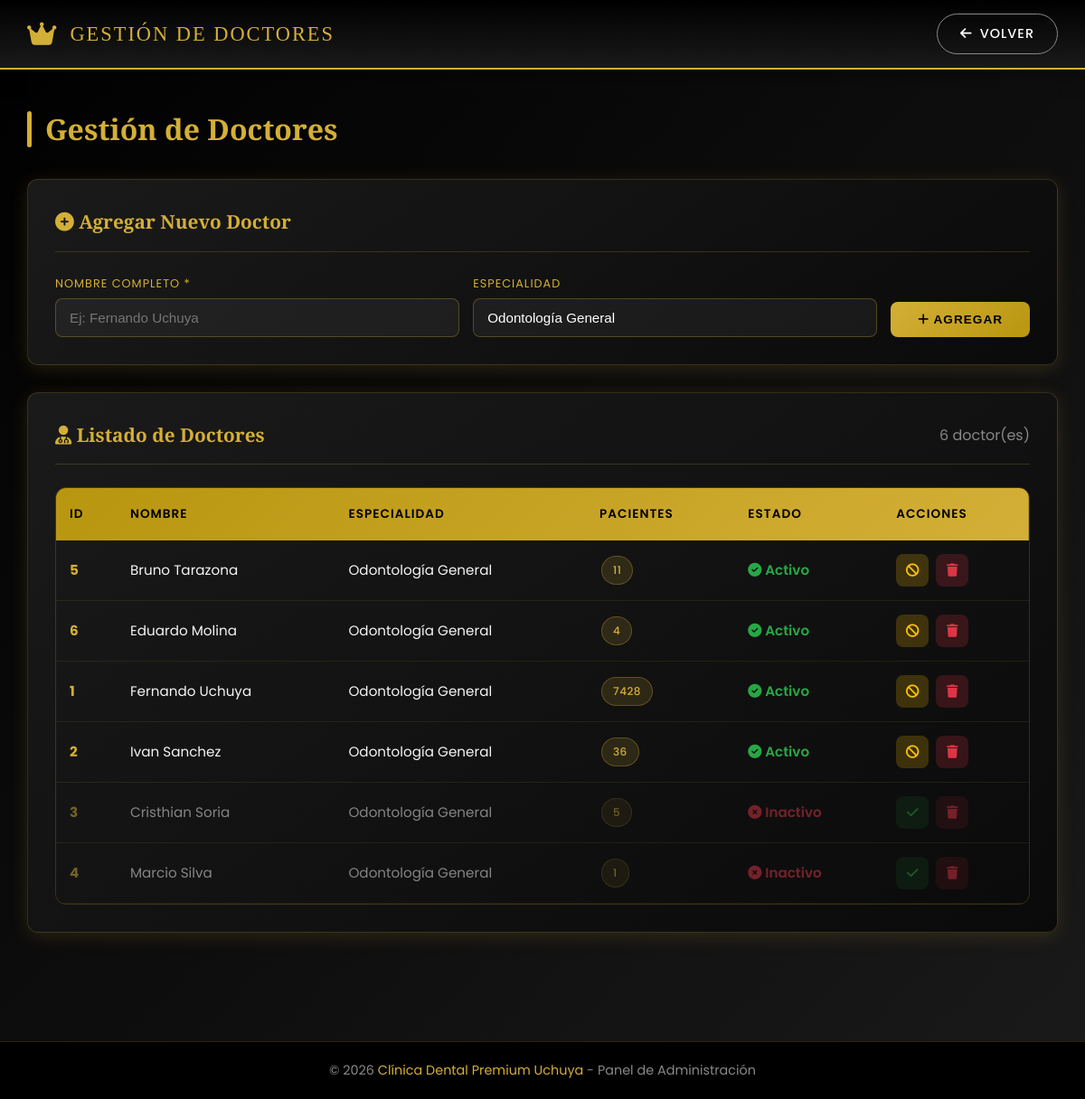
/admin/doctores.php (signed in), run on the app's committed database.
### tables this page shows
CREATE TABLE `doctores` (
  `id` int(11) NOT NULL,
  `nombre` varchar(100) NOT NULL,
  `especialidad` varchar(100) DEFAULT 'Odontología General',
  `estado` tinyint(1) DEFAULT 1,
  `created_at` timestamp NOT NULL DEFAULT current_timestamp()
);

### admin/doctores.php (the view, shortened to what this page needs)
<?php
require_once '../includes/config.php';
$doctores = $pdo->query("SELECT d.*,
    (SELECT COUNT(*) FROM pacientes WHERE doctor_id = d.id AND estado = 1) as total_pacientes
    FROM doctores d ORDER BY d.estado DESC, d.nombre ASC")->fetchAll();
?>
<!DOCTYPE html>
<html lang="es">
<head>
    <link rel="stylesheet" href="../css/styles.css">
    <link rel="stylesheet" href="https://cdnjs.cloudflare.com/ajax/libs/font-awesome/6.5.1/css/all.min.css">
</head>
<body>
    <header class="header">
        <div class="header-container">
            <a href="index.php" class="header-logo">
                <i class="fas fa-crown" style="color: var(--color-dorado); font-size: 1.8rem;"></i>
                <span class="header-logo-text">Gestión de Doctores</span>
            </a>
            <nav class="header-nav">
                <a href="index.php" class="btn-nav btn-nav-secondary">
                    <i class="fas fa-arrow-left"></i> Volver
                </a>
            </nav>
        </div>
    </header>
    <main class="main-container">
        <h1 class="page-title">Gestión de Doctores</h1>
        <div class="card" style="margin-bottom: 30px;">
            <div class="card-header">
                <h2 class="card-title"><i class="fas fa-plus-circle"></i> Agregar Nuevo Doctor</h2>
            </div>
            <form method="POST" style="display: flex; gap: 15px; flex-wrap: wrap; align-items: flex-end;">
                <div style="flex: 1; min-width: 250px;">
                    <label style="display: block; color: var(--color-dorado); font-size: 0.8rem; text-transform: uppercase; letter-spacing: 1px; margin-bottom: 6px;">Nombre completo *</label>
                    <input type="text" name="nombre" placeholder="Ej: Fernando Uchuya" required
                           style="width: 100%; padding: 12px 15px; background: rgba(255,255,255,0.05); border: 1px solid rgba(212,175,55,0.3); border-radius: 8px; color: #fff; font-size: 0.95rem; box-sizing: border-box;">
                </div>
                <div style="flex: 1; min-width: 250px;">
                    <label style="display: block; color: var(--color-dorado); font-size: 0.8rem; text-transform: uppercase; letter-spacing: 1px; margin-bottom: 6px;">Especialidad</label>
                    <input type="text" name="especialidad" placeholder="Odontología General" value="Odontología General"
                           style="width: 100%; padding: 12px 15px; background: rgba(255,255,255,0.05); border: 1px solid rgba(212,175,55,0.3); border-radius: 8px; color: #fff; font-size: 0.95rem; box-sizing: border-box;">
                </div>
                <button type="submit" style="padding: 12px 30px; background: linear-gradient(135deg, var(--color-dorado), var(--color-dorado-oscuro)); color: #000; border: none; border-radius: 8px; font-weight: 700; cursor: pointer; text-transform: uppercase; letter-spacing: 1px; font-size: 0.85rem;">
                    <i class="fas fa-plus"></i> Agregar
                </button>
            </form>
        </div>
        <div class="card">
            <div class="card-header">
                <h2 class="card-title"><i class="fas fa-user-md"></i> Listado de Doctores</h2>
                <span class="text-gray"><?php echo count($doctores); ?> doctor(es)</span>
            </div>
            <div class="table-container">
                <table class="table" style="min-width: 600px;">
                    <thead>
                        <tr><th>ID</th><th>Nombre</th><th>Especialidad</th><th>Pacientes</th><th>Estado</th><th>Acciones</th></tr>
                    </thead>
                    <tbody>
                        <?php if (empty($doctores)): ?>
                            <tr><td colspan="6" class="table-empty">No hay doctores registrados</td></tr>
                        <?php else: ?>
                            <?php foreach ($doctores as $doc): ?>
                                <tr style="<?php echo $doc['estado'] == 0 ? 'opacity: 0.5;' : ''; ?>">
                                    <td><strong class="text-gold"><?php echo $doc['id']; ?></strong></td>
                                    <td><?php echo htmlspecialchars($doc['nombre']); ?></td>
                                    <td><?php echo htmlspecialchars($doc['especialidad']); ?></td>
                                    <td><span class="badge badge-tratamiento"><?php echo $doc['total_pacientes']; ?></span></td>
                                    <td>
                                        <?php if ($doc['estado'] == 1): ?>
                                            <span style="color: #28a745; font-weight: 600;"><i class="fas fa-check-circle"></i> Activo</span>
                                        <?php else: ?>
                                            <span style="color: #dc3545; font-weight: 600;"><i class="fas fa-times-circle"></i> Inactivo</span>
                                        <?php endif; ?>
                                    </td>
                                    <td>
                                        <div class="acciones">
                                            <?php if ($doc['estado'] == 1): ?>
                                                <form method="POST" style="display:inline;" onsubmit="return confirm('¿Desactivar a Dr. <?php echo htmlspecialchars($doc['nombre']); ?>?');">
                                                    <button type="submit" class="btn-accion" style="background: rgba(255,193,7,0.2); color: #ffc107;" title="Desactivar"><i class="fas fa-ban"></i></button>
                                                </form>
                                            <?php else: ?>
                                                <form method="POST" style="display:inline;">
                                                    <button type="submit" class="btn-accion" style="background: rgba(40,167,69,0.2); color: #28a745;" title="Activar"><i class="fas fa-check"></i></button>
                                                </form>
                                            <?php endif; ?>
                                            <form method="POST" style="display:inline;" onsubmit="return confirm('¿ELIMINAR permanentemente a Dr. <?php echo htmlspecialchars($doc['nombre']); ?>? Esta acción no se puede deshacer.');">
                                                <button type="submit" class="btn-accion btn-eliminar" title="Eliminar"><i class="fas fa-trash"></i></button>
                                            </form>
                                        </div>
                                    </td>
                                </tr>
                            <?php endforeach; ?>
                        <?php endif; ?>
                    </tbody>
                </table>
            </div>
        </div>
    </main>
    <footer class="footer">
        <p class="footer-text">© <?php echo date('Y'); ?> <span>Clínica Dental Premium Uchuya</span> - Panel de Administración</p>
    </footer>
</body>
</html>

### css/styles.css (style rules this page uses)
:root { --color-negro: #000000; --color-negro-suave: #0a0a0a; --color-negro-claro: #1a1a1a; --color-dorado: #d4af37; --color-dorado-claro: #e8c547; --color-dorado-oscuro: #b8960f; --color-blanco: #ffffff; --color-blanco-suave: #f5f5f5; --color-gris: #888888; --color-gris-oscuro: #333333; --color-exito: #28a745; --color-error: #dc3545; --color-alerta: #ffc107; --font-titulo: "Playfair Display", serif; --font-texto: "Poppins", sans-serif; --sombra-suave: 0 4px 20px rgba(212, 175, 55, 0.15); --sombra-fuerte: 0 8px 40px rgba(0, 0, 0, 0.4); --borde-dorado: 1px solid var(--color-dorado); --radio-borde: 12px; --transicion: all 0.3s ease; }
* { margin: 0; padding: 0; box-sizing: border-box; }
html { scroll-behavior: smooth; }
body { font-family: var(--font-texto); background: linear-gradient( 135deg, var(--color-negro) 0%, var(--color-negro-claro) 100% ); color: var(--color-blanco); min-height: 100vh; line-height: 1.6; }
.header { background: linear-gradient( 180deg, var(--color-negro) 0%, var(--color-negro-claro) 100% ); border-bottom: 2px solid var(--color-dorado); padding: 15px 0; position: sticky; top: 0; z-index: 1000; box-shadow: 0 4px 20px rgba(0, 0, 0, 0.5); }
.header-container { max-width: 1400px; margin: 0 auto; padding: 0 30px; display: flex; justify-content: space-between; align-items: center; }
.header-logo { display: flex; align-items: center; gap: 15px; text-decoration: none; }
.header-logo-text { font-family: var(--font-titulo); font-size: 1.4rem; color: var(--color-dorado); text-transform: uppercase; letter-spacing: 2px; }
.header-nav { display: flex; gap: 20px; }
.btn-nav { display: inline-flex; align-items: center; gap: 8px; padding: 10px 25px; border-radius: 25px; font-size: 0.9rem; font-weight: 500; text-decoration: none; transition: var(--transicion); text-transform: uppercase; letter-spacing: 1px; }
.btn-nav-secondary { background: transparent; color: var(--color-blanco); border: 1px solid var(--color-gris); }
.main-container { max-width: 1400px; margin: 0 auto; padding: 40px 30px; }
.page-title { font-family: var(--font-titulo); font-size: 2rem; color: var(--color-dorado); margin-bottom: 30px; display: flex; align-items: center; gap: 15px; }
.page-title::before { content: ""; width: 5px; height: 40px; background: var(--color-dorado); border-radius: 3px; }
.card { background: linear-gradient( 145deg, var(--color-negro-claro), var(--color-negro-suave) ); border: 1px solid rgba(212, 175, 55, 0.2); border-radius: var(--radio-borde); padding: 30px; margin-bottom: 30px; box-shadow: var(--sombra-suave); }
.card-header { display: flex; justify-content: space-between; align-items: center; margin-bottom: 25px; padding-bottom: 15px; border-bottom: 1px solid rgba(212, 175, 55, 0.2); }
.card-title { font-family: var(--font-titulo); font-size: 1.3rem; color: var(--color-dorado); }
.table-container { overflow-x: auto; border-radius: var(--radio-borde); border: 1px solid rgba(212, 175, 55, 0.2); }
.table { width: 100%; border-collapse: collapse; min-width: 900px; }
.table thead { background: linear-gradient( 135deg, var(--color-dorado-oscuro) 0%, var(--color-dorado) 100% ); }
.table th { padding: 18px 15px; text-align: left; font-weight: 600; color: var(--color-negro); text-transform: uppercase; font-size: 0.85rem; letter-spacing: 1px; }
.table tbody tr { border-bottom: 1px solid rgba(212, 175, 55, 0.1); transition: var(--transicion); }
.table td { padding: 15px; color: var(--color-blanco-suave); font-size: 0.95rem; }
.badge { display: inline-block; padding: 5px 12px; border-radius: 20px; font-size: 0.75rem; font-weight: 500; text-transform: uppercase; letter-spacing: 0.5px; }
.badge-tratamiento { background: rgba(212, 175, 55, 0.15); color: var(--color-dorado); border: 1px solid rgba(212, 175, 55, 0.3); margin: 2px; }
.acciones { display: flex; gap: 8px; }
.btn-accion { display: inline-flex; align-items: center; justify-content: center; width: 36px; height: 36px; border-radius: 8px; border: none; cursor: pointer; transition: var(--transicion); font-size: 0.9rem; text-decoration: none; }
.btn-eliminar { background: rgba(220, 53, 69, 0.2); color: var(--color-error); }
.footer { background: var(--color-negro); border-top: 1px solid rgba(212, 175, 55, 0.2); padding: 20px; text-align: center; margin-top: 50px; }
.footer-text { color: var(--color-gris); font-size: 0.9rem; }
.footer-text span { color: var(--color-dorado); }
.text-gold { color: var(--color-dorado); }
.text-gray { color: var(--color-gris); }

### data on the page
doctores: id "5", nombre "Bruno Tarazona", especialidad "Odontología General", total_pacientes "11", estado 1 (drawn)
doctores: id "6", nombre "Eduardo Molina", especialidad "Odontología General", total_pacientes "4", estado 1 (drawn)
doctores: id "1", nombre "Fernando Uchuya", especialidad "Odontología General", total_pacientes "7428", estado 1 (drawn)
doctores: id "2", nombre "Ivan Sanchez", especialidad "Odontología General", total_pacientes "36", estado 1 (drawn)
doctores: id "3", nombre "Cristhian Soria", especialidad "Odontología General", total_pacientes "5", estado 0 (drawn)
doctores: id "4", nombre "Marcio Silva", especialidad "Odontología General", total_pacientes "1", estado 0 (drawn)

### other printed values
count($doctores) "6"
